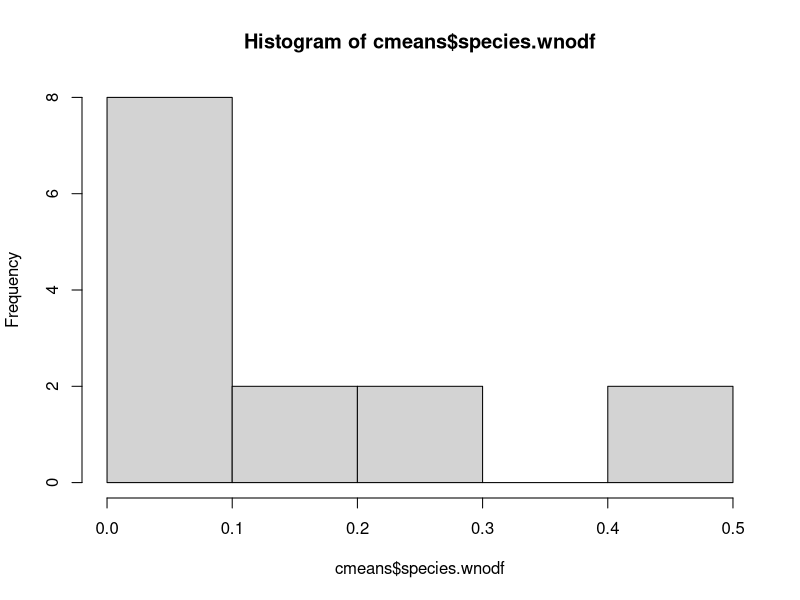
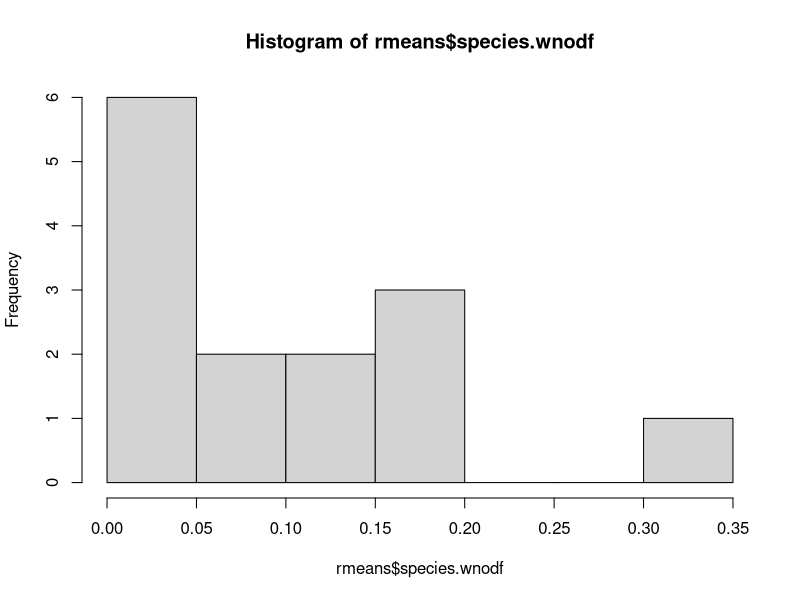
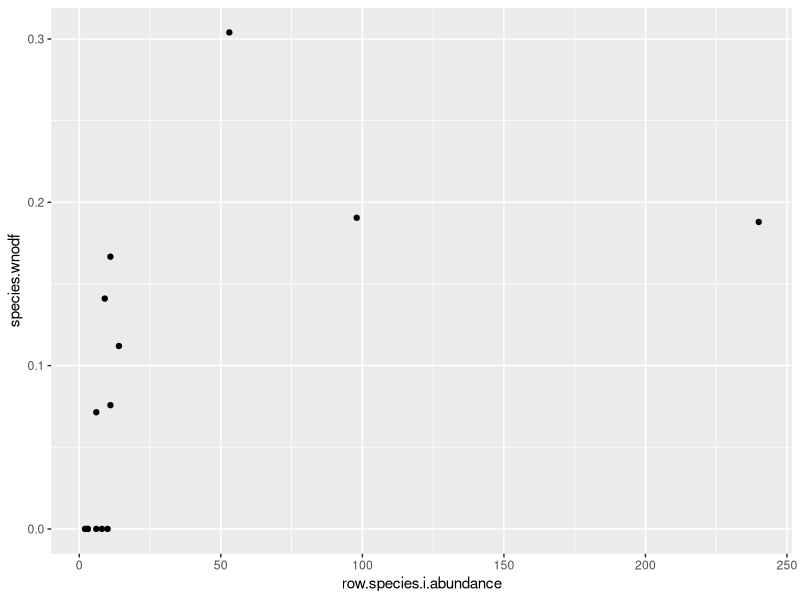
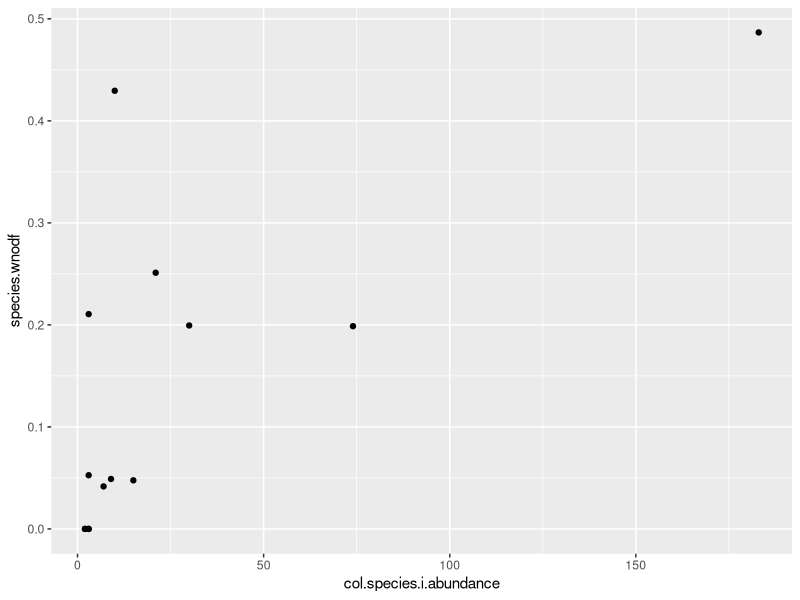

Reproduce these figures in R, in order.
library(tidyverse)

###1. Get our data.
####dataset one. Need to do some data cleaning/filtering before we can use it.
nsf<-read.csv("nsf0607_spec.csv")
nsfnet<-filter(nsf, method=="net")
table(nsfnet$site)

nsfnet2<-unite(nsfnet, genus.species, genus, species)
nsfnet.no2007<-droplevels(filter(nsfnet2, year!=2007 & site_type!="reference" & site_type!="matrix"))
length(unique(nsfnet.no2007$site))

###dataset two. some data cleaning/filtering before we can use it.
cig<-read.csv("cig1115_spec.csv")
cig<-droplevels(filter(cig, round!="NULL" & year=="2013"))
cig2<-unite(cig, genus.species, genus, species)
cig3<-unite(cig2, plant_genus_sp, plant_genus, plant_species)
table(cig$site)
unique(cig3$site)

write.csv(cig3, "cig3 for dataclub.csv")

##2. Format data for analysis

##filter to get records for just one site in one dataset
site<-filter(cig3, site=="DR")

##each row in "site" corresponds to one insect specimen. The column "genus.species" indicates
#the species of the insect. The column "plant_genus_sp" indicates the flowers species that the specimen
#was visiting when the specimen was caught. We want to know how many visits each flower species
#at the site recieved from each insect species. 

interactions<-site%>%
  group_by(genus.species, plant_genus_sp)%>%
  summarize(visits=length(uniqueID))

##the below code turns "interactions" into an insect species by plant species matrix
matrix<-spread(interactions, genus.species, as.numeric(visits))
View(matrix)

##Next need to do some formatting to get the matrix into shape for the analysis.

matrix[is.na(matrix)]<-0
matrix2<-data.matrix(matrix)
matrix3<-matrix2[,-1]
row.names(matrix3)<-c(as.matrix(matrix[,1]))
View(matrix3)


#### 3. Used published code (adapted from publicly available function "nestednodf") to get species-level nestedness values for each plant and pollinator species
###at our focal site.


#This first bit sorts our matrix by decreasing row and column fill (number of bees a plant interacts with, number of plants a bee interacts with)
comm<-matrix3

bin.comm <- ifelse(comm > 0, 1, 0)
rfill <- rowSums(bin.comm)
cfill <- colSums(bin.comm)

rgrad <- rowSums(comm)
cgrad <- colSums(comm)

rorder <- order(rfill, rgrad, decreasing = TRUE)
corder <- order(cfill, cgrad, decreasing = TRUE)
 
comm <- comm[rorder, corder]
rfill <- rfill[rorder]
cfill <- cfill[corder]

#This bit gets some info from our interaction matrix that will be used in the calculation of the WNODF values
#(number of rows and columns, and the "fill" of the matrix). 

nr <- NROW(comm)
nc <- NCOL(comm)
fill <- sum(rfill)/prod(dim(comm))

#we then use those values to create two vectors of 0s, each the length of the number of 
#unique pairs of rows and columns, respectively. The loops below will replace these zeros with the pairwise
##nestedness values of each pair of rows and each pair of columns, respectively. So "N.paired.rows" will
##ultimately become an object that stores pairwise nestedness of rows(aka pairwise nestedness of plant species), 
#and the same for "N.paired.cols" for columns (aka pairwise nestedness of insect species) 
N.paired.rows <- numeric(nr * (nr - 1)/2)
N.paired.cols <- numeric(nc * (nc - 1)/2)


###CALCULATE NESTEDNESS OF ALL PAIRS OF ROWS###
#The line of code below is just an empty data frame in which to store nestedness values of each pair of rows i and j, 
#plus the total abundance of focal row species in the network. 

thegoods.rows<-data.frame(value=NA, row.species.i=NA, row.species.j=NA, row.species.i.abundance=NA)

##this loops through each row (indexed by "i"), 
#and calculates the proportion of interactions of each subsequent row "j"
#that are nested within the interactions of the focal row ("i"). 

counter <- 0
for (i in 1:(nr - 1)) {
  #get the ith row. starts with the first row in the matrix.
  first <- comm[i, ]
  
  for (j in (i + 1):nr) {
    counter <- counter + 1
    
    #if the jth row has higher or equal fill to the ith row OR if the fill of either row is 0, move on to the next value of j
    ##(the nestedness value is 0)
    if (rfill[i] <= rfill[j] || any(rfill[c(i, j)] == 0)) 
      next
    
    #otherwise, get the jth row and do the calculation. j starts with the first row AFTER row i.
      second <- comm[j, ]
      #this is the actual calculation.
      N.paired.rows[counter] <-
      sum(first - second > 0 & second > 0)/sum(second > 0)
      
      #store that info in my empty data frame "thegoods.rows"
      thegoods.rows<-rbind(
        thegoods.rows, 
        c(N.paired.rows[counter], names(comm[,1][i]), names((comm[,1][j])), rgrad[rorder][i])
        )
  
  }
  
}

#get rid of the empty first row of our dataframe 
thegoods.rows<-thegoods.rows[-1,]

####CALCULATE NESTEDNESS OF ALL PAIRS OF COLUMNS
##the same as above, but for each pair of columns.

counter <- 0
thegoods.cols<-data.frame(value=NA, column.species.i=NA, column.species.j=NA, col.species.i.abundance=NA)

for (i in 1:(nc - 1)) {
  first <- comm[, i]
  for (j in (i + 1):nc) {
    counter <- counter + 1
    if (cfill[i] <= cfill[j] || any(cfill[c(i, j)] == 0)) 
      next
      second <- comm[, j]
        N.paired.cols[counter] <- sum(first - second > 0 & second > 0)/sum(second > 0)
        
        thegoods.cols<-rbind(
          thegoods.cols, 
          c(N.paired.cols[counter], names(comm[1,][i]), names((comm[1,][j])), cgrad[corder][i])
          )
     
  }
}

thegoods.cols<-thegoods.cols[-1,]


#### 4.
####so we now have all of the pairwise nestedness values for each pollinator (columns) and plant (rows).
### to come up with a nestedness value for each species, let's take the mean of their pairwise values.

thegoods.rows$value<-as.numeric(thegoods.rows$value)
thegoods.cols$value<-as.numeric(thegoods.cols$value)


rmeans<-thegoods.rows%>%
  group_by(row.species.i, row.species.i.abundance)%>%
  summarize(species.wnodf=mean(value))

rmeans$row.species.i.abundance<-as.numeric(rmeans$row.species.i.abundance)


cmeans<-thegoods.cols%>%
  group_by(column.species.i, col.species.i.abundance)%>%
  summarize(species.wnodf=mean(value))

cmeans$col.species.i.abundance<-as.numeric(cmeans$col.species.i.abundance)


###5. visualizations
#I can now look at the distribution of species-level nestedness values, and the plot species' nestedness against
##their abundance.

hist(cmeans$species.wnodf)
hist(rmeans$species.wnodf)

ggplot(rmeans, aes(x=row.species.i.abundance,y=species.wnodf ))+
  geom_point()

ggplot(cmeans, aes(x=col.species.i.abundance,y=species.wnodf ))+
  geom_point()


